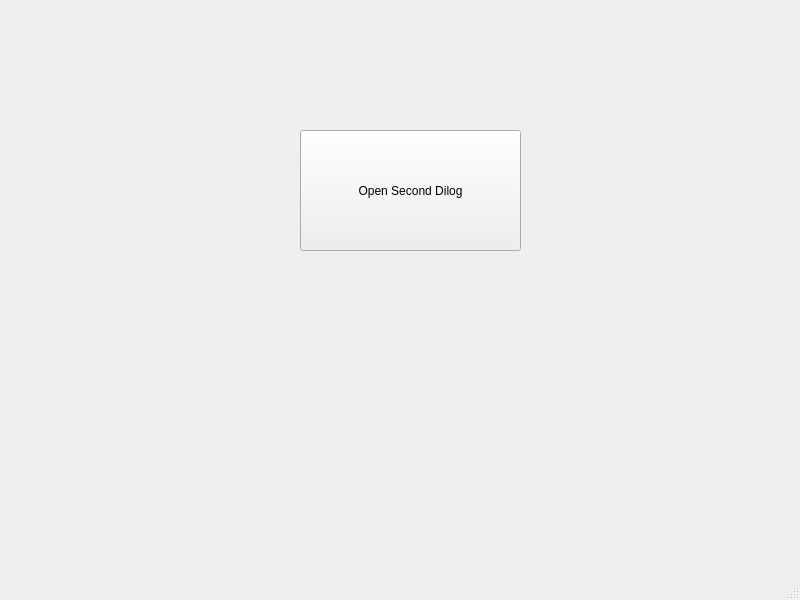
<?xml version="1.0" encoding="UTF-8"?>
<ui version="4.0">
 <class>MainWindow</class>
 <widget class="QMainWindow" name="MainWindow">
  <property name="geometry">
   <rect>
    <x>0</x>
    <y>0</y>
    <width>800</width>
    <height>600</height>
   </rect>
  </property>
  <property name="windowTitle">
   <string>MainWindow</string>
  </property>
  <widget class="QWidget" name="centralwidget">
   <widget class="QPushButton" name="pushButton">
    <property name="geometry">
     <rect>
      <x>300</x>
      <y>130</y>
      <width>221</width>
      <height>121</height>
     </rect>
    </property>
    <property name="text">
     <string>Open Second Dilog</string>
    </property>
   </widget>
  </widget>
  <widget class="QMenuBar" name="menubar">
   <property name="geometry">
    <rect>
     <x>0</x>
     <y>0</y>
     <width>800</width>
     <height>21</height>
    </rect>
   </property>
  </widget>
  <widget class="QStatusBar" name="statusbar"/>
 </widget>
 <resources/>
 <connections/>
</ui>
